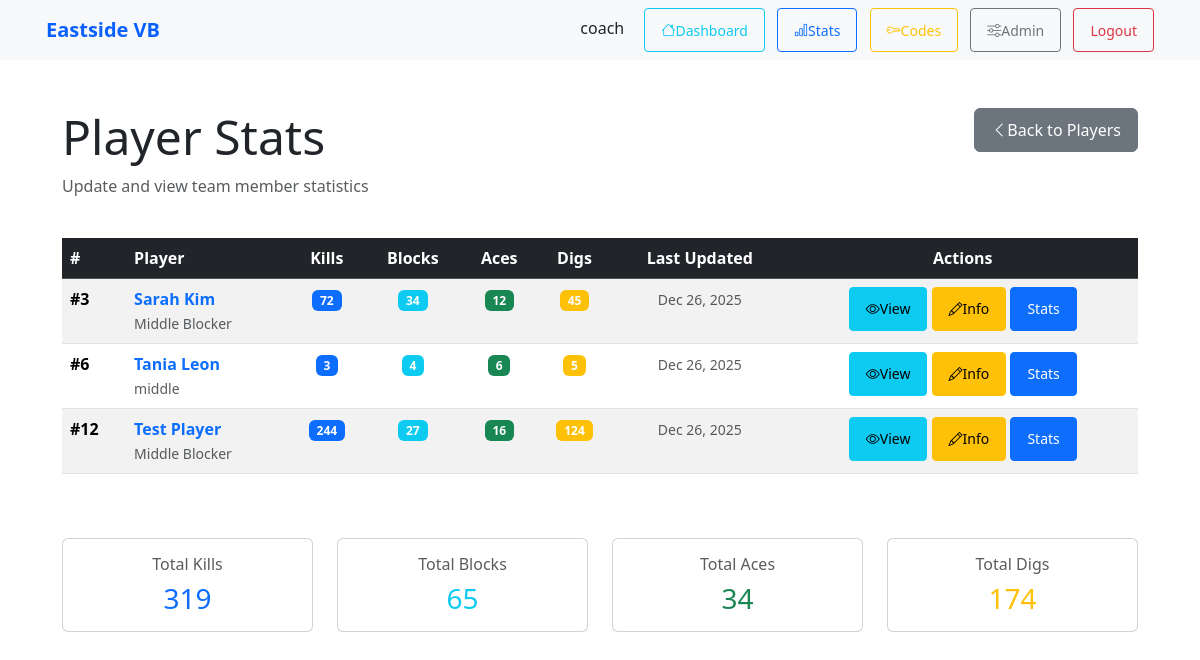
Screenshot of /stats/ (signed in) with the database file from the repository.
### team/models.py (models this page shows, shortened)
class PlayerProfile(models.Model):
    user = models.OneToOneField(User, on_delete=models.CASCADE)
    player = models.OneToOneField(Player, on_delete=models.SET_NULL, null=True, blank=True)
    position = models.CharField(max_length=50, blank=True)
    height = models.CharField(max_length=10, blank=True)

class Player(models.Model):
    first_name = models.CharField(max_length=50)
    last_name = models.CharField(max_length=50)
    number = models.PositiveSmallIntegerField(null=True, blank=True)
    position = models.CharField(max_length=50, blank=True)
    created_at = models.DateTimeField(default=timezone.now)
    class Meta:
        ordering = ["number", "last_name", "first_name"]

class PlayerStats(models.Model):
    player = models.OneToOneField(PlayerProfile, on_delete=models.CASCADE)
    kills = models.IntegerField(default=0)
    blocks = models.IntegerField(default=0)
    aces = models.IntegerField(default=0)
    digs = models.IntegerField(default=0)
    updated_at = models.DateTimeField(auto_now=True)

### team/views.py (the view)
# urls.py: path('stats/', player_stats_list, name='player_stats_list'),
@login_required
@user_passes_test(is_coach)
def player_stats_list(request):
    player_profiles = PlayerProfile.objects.select_related('player', 'user', 'playerstats').all()
    stats_list = []
    for profile in player_profiles:
        try:
            stats = profile.playerstats  # type: ignore
        except PlayerStats.DoesNotExist:
            stats = PlayerStats.objects.create(player=profile)
        stats_list.append({
            'profile': profile,
            'stats': stats,
            'player': profile.player,
        })
    stats_list.sort(key=lambda x: x['player'].number if x['player'] and x['player'].number else 999)
    total_kills = sum(s['stats'].kills for s in stats_list if s['stats'])
    total_blocks = sum(s['stats'].blocks for s in stats_list if s['stats'])
    total_aces = sum(s['stats'].aces for s in stats_list if s['stats'])
    total_digs = sum(s['stats'].digs for s in stats_list if s['stats'])
    context = {
        'stats_list': stats_list,
        'total_kills': total_kills,
        'total_blocks': total_blocks,
        'total_aces': total_aces,
        'total_digs': total_digs,
    }
    return render(request, 'team/player_stats_list.html', context)

### team/views.py (called while the page is built)
def is_coach(user):
    return user.is_staff or user.is_superuser

### team/templates/team/player_stats_list.html (shortened to what this page needs)
{% extends "base.html" %}
{% block content %}
<div class="container mt-4">
    <div class="row mb-4">
        <div class="col-md-8">
            <h1 class="display-5">Player Stats</h1>
            <p class="text-muted">Update and view team member statistics</p>
        </div>
        <div class="col-md-4 text-end">
            <a href="{% url 'team:player-list' %}" class="btn btn-secondary">
                <i class="bi bi-chevron-left"></i> Back to Players
            </a>
        </div>
    </div>
    {% if stats_list %}
        <div class="table-responsive">
            <table class="table table-hover table-striped">
                <thead class="table-dark">
                    <tr>
                        <th>#</th>
                        <th>Player</th>
                        <th class="text-center">Kills</th>
                        <th class="text-center">Blocks</th>
                        <th class="text-center">Aces</th>
                        <th class="text-center">Digs</th>
                        <th class="text-center">Last Updated</th>
                        <th class="text-center">Actions</th>
                    </tr>
                </thead>
                <tbody>
                    {% for item in stats_list %}
                        <tr>
                            <td>
                                {% if item.player %}
                                    <strong>#{{ item.player.number|default:"—" }}</strong>
                                {% else %}
                                    <span class="text-muted">—</span>
                                {% endif %}
                            </td>
                            <td>
                                <div>
                                    {% if item.player %}
                                        <a href="{% url 'team:player_stats_view' item.profile.pk %}" class="text-decoration-none">
                                            <strong>{{ item.player.first_name }} {{ item.player.last_name }}</strong>
                                            {% if item.player.position %}
                                                <br><small class="text-muted">{{ item.player.position }}</small>
                                            {% endif %}
                                        </a>
                                    {% else %}
                                        <a href="{% url 'team:player_stats_view' item.profile.pk %}" class="text-decoration-none">
                                            <strong>{{ item.profile.user.username }}</strong>
                                        </a>
                                    {% endif %}
                                </div>
                            </td>
                            <td class="text-center">
                                <span class="badge bg-primary">{{ item.stats.kills }}</span>
                            </td>
                            <td class="text-center">
                                <span class="badge bg-info">{{ item.stats.blocks }}</span>
                            </td>
                            <td class="text-center">
                                <span class="badge bg-success">{{ item.stats.aces }}</span>
                            </td>
                            <td class="text-center">
                                <span class="badge bg-warning">{{ item.stats.digs }}</span>
                            </td>
                            <td class="text-center">
                                <small class="text-muted">
                                    {% if item.stats.updated_at %}
                                        {{ item.stats.updated_at|date:"M d, Y" }}
                                    {% else %}
                                        Never
                                    {% endif %}
                                </small>
                            </td>
                            <td class="text-center">
                                <a href="{% url 'team:player_stats_view' item.profile.pk %}"
                                   class="btn btn-sm btn-info" title="View stats">
                                    <i class="bi bi-eye"></i> View
                                </a>
                                <a href="{% url 'team:player_edit' item.profile.pk %}"
                                   class="btn btn-sm btn-warning" title="Edit player info">
                                    <i class="bi bi-pencil"></i> Info
                                </a>
                                <a href="{% url 'team:player_stats_edit' item.profile.pk %}"
                                   class="btn btn-sm btn-primary" title="Edit stats">
                                     Stats
                                </a>
                            </td>
                        </tr>
                    {% endfor %}
                </tbody>
            </table>
        </div>
        <div class="row mt-5">
            <div class="col-md-3 mb-3">
                <div class="card text-center">
                    <div class="card-body">
                        <h6 class="card-title text-muted">Total Kills</h6>
                        <h3 class="card-text text-primary">
                            {{ total_kills }}
                        </h3>
                    </div>
                </div>
            </div>
            <div class="col-md-3 mb-3">
                <div class="card text-center">
                    <div class="card-body">
                        <h6 class="card-title text-muted">Total Blocks</h6>
                        <h3 class="card-text text-info">
                            {{ total_blocks }}
                        </h3>
                    </div>
                </div>
            </div>
            <div class="col-md-3 mb-3">
                <div class="card text-center">
                    <div class="card-body">
                        <h6 class="card-title text-muted">Total Aces</h6>
                        <h3 class="card-text text-success">
                            {{ total_aces }}
                        </h3>
                    </div>
                </div>
            </div>
            <div class="col-md-3 mb-3">
                <div class="card text-center">
                    <div class="card-body">
                        <h6 class="card-title text-muted">Total Digs</h6>
                        <h3 class="card-text text-warning">
                            {{ total_digs }}
                        </h3>
                    </div>
                </div>
            </div>
        </div>
    {% else %}
        <div class="alert alert-info">
            <i class="bi bi-info-circle"></i> No players found.
            <a href="{% url 'team:player-list' %}">Create players</a> to get started.
        </div>
    {% endif %}
</div>
{% endblock %}

### team/templates/base.html (shortened to what this page needs)
<!doctype html>
<html lang="en">
  <head>
    {% load static %}
    <link href="https://cdn.jsdelivr.net/npm/bootstrap@5.3.2/dist/css/bootstrap.min.css" rel="stylesheet">
    <link rel="stylesheet" href="https://cdn.jsdelivr.net/npm/bootstrap-icons@1.11.0/font/bootstrap-icons.css">
    <link rel="stylesheet" href="{% static 'team/css/players.css' %}">
  </head>
  <body>
    <nav class="navbar navbar-expand-lg navbar-light bg-light">
      <div class="container">
        {% block brand %}
        <span class="navbar-brand navbar-brand-static">Eastside VB</span>
        {% endblock %}
        <div class="ms-auto">
          {% if user.is_authenticated %}
            <span class="me-3">{{ user.username }}</span>
            <a class="btn btn-sm btn-outline-info me-2" href="{% url 'team:player_dashboard' %}" title="My Dashboard">
              <i class="bi bi-house"></i> Dashboard
            </a>
            {% if user.is_staff %}
              <a class="btn btn-sm btn-outline-primary me-2" href="{% url 'team:player_stats_list' %}" title="View Team Stats">
                <i class="bi bi-bar-chart"></i> Stats
              </a>
              <a class="btn btn-sm btn-outline-warning me-2" href="{% url 'team:coach_codes' %}" title="Generate Access Codes">
                <i class="bi bi-key"></i> Codes
              </a>
              <a class="btn btn-sm btn-outline-secondary me-2" href="/admin/">
                <i class="bi bi-sliders"></i> Admin
              </a>
            {% endif %}
            <form method="post" action="{% url 'logout' %}" style="display:inline;">
              <button class="btn btn-sm btn-outline-danger" type="submit">Logout</button>
            </form>
          {% else %}
            <a class="btn btn-sm btn-outline-primary me-2" href="/signup/">Sign up</a>
            <a class="btn btn-sm btn-outline-success" href="/accounts/login/">Login</a>
          {% endif %}
        </div>
      </div>
    </nav>
    <main class="container py-4">
      {% block content %}{% endblock %}
    </main>
  </body>
</html>

### team/static/team/css/players.css (style rules this page uses)
.navbar-brand-static { cursor: default; pointer-events: none; color: #0b61ff; text-decoration: none; font-weight: 600; }

### team/templates/base.html (style rules this page uses)
.navbar-brand-static { cursor: default; pointer-events: none; color: #0b61ff; text-decoration: none; font-weight: 600; }
body { -webkit-font-smoothing: antialiased; -webkit-touch-callout: none; }
.btn { min-height: 44px; min-width: 44px; display: inline-flex; align-items: center; justify-content: center; padding: 0.5rem 1rem; }

### rows the page displays
PlayerProfile: player.number "3", player.first_name "Sarah", player.last_name "Kim", player.position "Middle Blocker", stats.kills "72", stats.blocks "34", stats.aces "12", stats.digs "45", stats.updated_at "Dec 26, 2025"
PlayerProfile: player.number "6", player.first_name "Tania", player.last_name "Leon", player.position "middle", stats.kills "3", stats.blocks "4", stats.aces "6", stats.digs "5", stats.updated_at "Dec 26, 2025"
PlayerProfile: player.number "12", player.first_name "Test", player.last_name "Player", player.position "Middle Blocker", stats.kills "244", stats.blocks "27", stats.aces "16", stats.digs "124", stats.updated_at "Dec 26, 2025"

### other values shown
{{ user.username }} "coach"
{{ total_kills }} "319"
{{ total_blocks }} "65"
{{ total_aces }} "34"
{{ total_digs }} "174"
